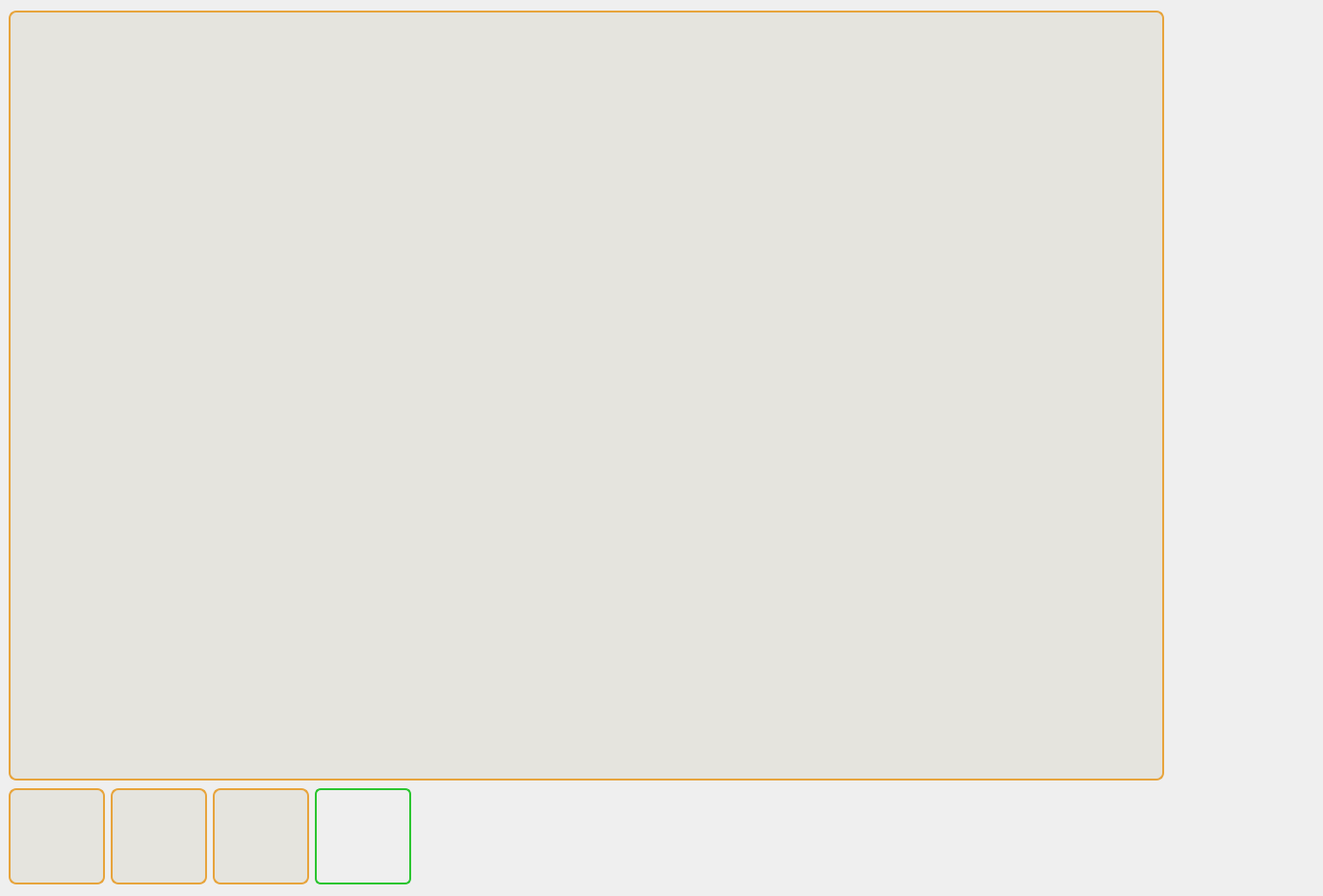
<?xml version="1.0" encoding="UTF-8"?>
<ui version="4.0">
 <class>WidgetComplexInterface</class>
 <widget class="QWidget" name="WidgetComplexInterface">
  <property name="geometry">
   <rect>
    <x>0</x>
    <y>0</y>
    <width>1374</width>
    <height>931</height>
   </rect>
  </property>
  <property name="sizePolicy">
   <sizepolicy hsizetype="Preferred" vsizetype="Minimum">
    <horstretch>0</horstretch>
    <verstretch>0</verstretch>
   </sizepolicy>
  </property>
  <property name="maximumSize">
   <size>
    <width>16777215</width>
    <height>16777215</height>
   </size>
  </property>
  <property name="windowTitle">
   <string>Лазерный уничтожитель</string>
  </property>
  <property name="styleSheet">
   <string notr="true">/*
QWidget
{
border: 2px solid line black;
	border-color: rgb(38, 255, 38);
}
*/

QStackedWidget
{
border: 0px solid line black;
}</string>
  </property>
  <layout class="QGridLayout" name="gridLayout_2">
   <property name="leftMargin">
    <number>0</number>
   </property>
   <property name="topMargin">
    <number>0</number>
   </property>
   <property name="rightMargin">
    <number>0</number>
   </property>
   <property name="bottomMargin">
    <number>0</number>
   </property>
   <property name="spacing">
    <number>0</number>
   </property>
   <item row="0" column="0">
    <widget class="QStackedWidget" name="stackedWidget">
     <property name="styleSheet">
      <string notr="true"/>
     </property>
     <property name="currentIndex">
      <number>1</number>
     </property>
     <widget class="QWidget" name="page">
      <layout class="QGridLayout" name="gridLayout_6">
       <item row="0" column="0">
        <layout class="QGridLayout" name="gridLayout">
         <property name="spacing">
          <number>2</number>
         </property>
         <item row="1" column="1">
          <widget class="QStackedWidget" name="widgetStackedMainControl">
           <property name="sizePolicy">
            <sizepolicy hsizetype="Preferred" vsizetype="Preferred">
             <horstretch>0</horstretch>
             <verstretch>0</verstretch>
            </sizepolicy>
           </property>
           <property name="maximumSize">
            <size>
             <width>800</width>
             <height>360</height>
            </size>
           </property>
           <property name="styleSheet">
            <string notr="true">QStackedWidget
{
border: 0px solid line;
border-color: green;
}</string>
           </property>
           <property name="currentIndex">
            <number>1</number>
           </property>
           <widget class="QWidget" name="page_5">
            <layout class="QGridLayout" name="gridLayout_3">
             <item row="0" column="0">
              <layout class="QHBoxLayout" name="layoutControlBlock">
               <property name="spacing">
                <number>1</number>
               </property>
              </layout>
             </item>
            </layout>
           </widget>
           <widget class="QWidget" name="page_6">
            <layout class="QGridLayout" name="gridLayout_5">
             <item row="0" column="0" colspan="2">
              <layout class="QHBoxLayout" name="horizontalLayout_2">
               <item>
                <widget class="WidgetBlockStatus" name="widget_2" native="true">
                 <property name="sizePolicy">
                  <sizepolicy hsizetype="Preferred" vsizetype="Preferred">
                   <horstretch>0</horstretch>
                   <verstretch>0</verstretch>
                  </sizepolicy>
                 </property>
                 <property name="minimumSize">
                  <size>
                   <width>0</width>
                   <height>30</height>
                  </size>
                 </property>
                </widget>
               </item>
               <item>
                <widget class="QPushButton" name="butToMainControl">
                 <property name="sizePolicy">
                  <sizepolicy hsizetype="Maximum" vsizetype="Maximum">
                   <horstretch>0</horstretch>
                   <verstretch>0</verstretch>
                  </sizepolicy>
                 </property>
                 <property name="minimumSize">
                  <size>
                   <width>0</width>
                   <height>30</height>
                  </size>
                 </property>
                 <property name="styleSheet">
                  <string notr="true">QPushButton
{
	background-color: rgba(209, 192, 34, 60);
    border: 2px solid line;
    border-radius: 6px;
   
	border-color: rgb(214, 136, 41);
}

QPushButton:pressed
{
    background-color: rgba(209, 142, 34, 110);
    border: 4px solid line;
    border-radius: 6px;
   
	
	border-color: rgb(171, 86, 38);
}</string>
                 </property>
                 <property name="text">
                  <string>Работа</string>
                 </property>
                </widget>
               </item>
              </layout>
             </item>
             <item row="1" column="0" colspan="2">
              <layout class="QGridLayout" name="layoutControlTable">
               <property name="spacing">
                <number>2</number>
               </property>
              </layout>
             </item>
            </layout>
           </widget>
          </widget>
         </item>
         <item row="1" column="0">
          <widget class="LabelActiveImage" name="labelCameraZoom">
           <property name="sizePolicy">
            <sizepolicy hsizetype="MinimumExpanding" vsizetype="MinimumExpanding">
             <horstretch>0</horstretch>
             <verstretch>0</verstretch>
            </sizepolicy>
           </property>
           <property name="minimumSize">
            <size>
             <width>400</width>
             <height>200</height>
            </size>
           </property>
           <property name="maximumSize">
            <size>
             <width>800</width>
             <height>400</height>
            </size>
           </property>
           <property name="styleSheet">
            <string notr="true">QLabel
{
  border: 2px solid line;
	border-color: rgb(231, 164, 60);
  
border-radius: 8px;

	background-color: rgba(173, 164, 123, 37);
}</string>
           </property>
           <property name="text">
            <string/>
           </property>
           <property name="pixmap">
            <pixmap>:/newPrefix/Background.png</pixmap>
           </property>
           <property name="scaledContents">
            <bool>true</bool>
           </property>
           <property name="margin">
            <number>3</number>
           </property>
          </widget>
         </item>
         <item row="0" column="1">
          <widget class="LabelActiveImage" name="labelCameraThermal">
           <property name="sizePolicy">
            <sizepolicy hsizetype="MinimumExpanding" vsizetype="MinimumExpanding">
             <horstretch>0</horstretch>
             <verstretch>0</verstretch>
            </sizepolicy>
           </property>
           <property name="minimumSize">
            <size>
             <width>200</width>
             <height>200</height>
            </size>
           </property>
           <property name="maximumSize">
            <size>
             <width>800</width>
             <height>400</height>
            </size>
           </property>
           <property name="styleSheet">
            <string notr="true">QLabel
{
  border: 2px solid line;
	border-color: rgb(231, 164, 60);
  
border-radius: 8px;

	background-color: rgba(173, 164, 123, 37);
}</string>
           </property>
           <property name="text">
            <string/>
           </property>
           <property name="pixmap">
            <pixmap>C:/STORAGE/Yandex.Disk/PICTURES/ImagesToPrograms/Background.png</pixmap>
           </property>
           <property name="scaledContents">
            <bool>true</bool>
           </property>
           <property name="margin">
            <number>3</number>
           </property>
          </widget>
         </item>
         <item row="0" column="0">
          <widget class="LabelActiveImage" name="labelCameraFast">
           <property name="sizePolicy">
            <sizepolicy hsizetype="MinimumExpanding" vsizetype="MinimumExpanding">
             <horstretch>0</horstretch>
             <verstretch>0</verstretch>
            </sizepolicy>
           </property>
           <property name="minimumSize">
            <size>
             <width>200</width>
             <height>200</height>
            </size>
           </property>
           <property name="maximumSize">
            <size>
             <width>800</width>
             <height>400</height>
            </size>
           </property>
           <property name="styleSheet">
            <string notr="true">QLabel
{
  border: 2px solid line;
	border-color: rgb(231, 164, 60);
  
border-radius: 8px;

	background-color: rgba(173, 164, 123, 37);
}</string>
           </property>
           <property name="text">
            <string/>
           </property>
           <property name="pixmap">
            <pixmap>:/newPrefix/Background.png</pixmap>
           </property>
           <property name="scaledContents">
            <bool>true</bool>
           </property>
           <property name="margin">
            <number>3</number>
           </property>
           <property name="indent">
            <number>-1</number>
           </property>
          </widget>
         </item>
        </layout>
       </item>
      </layout>
     </widget>
     <widget class="QWidget" name="page_3">
      <layout class="QGridLayout" name="gridLayout_4">
       <item row="1" column="1">
        <widget class="LabelActiveImage" name="labelMiniCameraZoom">
         <property name="sizePolicy">
          <sizepolicy hsizetype="MinimumExpanding" vsizetype="MinimumExpanding">
           <horstretch>0</horstretch>
           <verstretch>0</verstretch>
          </sizepolicy>
         </property>
         <property name="maximumSize">
          <size>
           <width>100</width>
           <height>100</height>
          </size>
         </property>
         <property name="styleSheet">
          <string notr="true">QLabel
{
  border: 2px solid line;
	border-color: rgb(231, 164, 60);
  
border-radius: 8px;

	background-color: rgba(173, 164, 123, 37);
}</string>
         </property>
         <property name="text">
          <string/>
         </property>
        </widget>
       </item>
       <item row="1" column="3">
        <widget class="QWidget" name="widget" native="true">
         <property name="sizePolicy">
          <sizepolicy hsizetype="MinimumExpanding" vsizetype="MinimumExpanding">
           <horstretch>0</horstretch>
           <verstretch>0</verstretch>
          </sizepolicy>
         </property>
         <property name="maximumSize">
          <size>
           <width>100</width>
           <height>100</height>
          </size>
         </property>
         <property name="styleSheet">
          <string notr="true">QWidget
{
border: 2px solid line green;
	border-color: rgb(43, 197, 48);
border-radius: 6px;
}</string>
         </property>
        </widget>
       </item>
       <item row="1" column="2">
        <widget class="LabelActiveImage" name="labelMiniCameraThermal">
         <property name="sizePolicy">
          <sizepolicy hsizetype="MinimumExpanding" vsizetype="MinimumExpanding">
           <horstretch>0</horstretch>
           <verstretch>0</verstretch>
          </sizepolicy>
         </property>
         <property name="maximumSize">
          <size>
           <width>100</width>
           <height>100</height>
          </size>
         </property>
         <property name="styleSheet">
          <string notr="true">QLabel
{
  border: 2px solid line;
	border-color: rgb(231, 164, 60);
  
border-radius: 8px;

	background-color: rgba(173, 164, 123, 37);
}</string>
         </property>
         <property name="text">
          <string/>
         </property>
        </widget>
       </item>
       <item row="0" column="0" colspan="5">
        <widget class="LabelActiveImage" name="labelCameraBig">
         <property name="sizePolicy">
          <sizepolicy hsizetype="MinimumExpanding" vsizetype="MinimumExpanding">
           <horstretch>0</horstretch>
           <verstretch>0</verstretch>
          </sizepolicy>
         </property>
         <property name="minimumSize">
          <size>
           <width>1000</width>
           <height>0</height>
          </size>
         </property>
         <property name="maximumSize">
          <size>
           <width>1200</width>
           <height>800</height>
          </size>
         </property>
         <property name="styleSheet">
          <string notr="true">QLabel
{
  border: 2px solid line;
	border-color: rgb(231, 164, 60);
  
border-radius: 8px;

	background-color: rgba(173, 164, 123, 37);
}</string>
         </property>
         <property name="text">
          <string/>
         </property>
        </widget>
       </item>
       <item row="1" column="0">
        <widget class="LabelActiveImage" name="labelMiniCameraFast">
         <property name="sizePolicy">
          <sizepolicy hsizetype="MinimumExpanding" vsizetype="MinimumExpanding">
           <horstretch>0</horstretch>
           <verstretch>0</verstretch>
          </sizepolicy>
         </property>
         <property name="maximumSize">
          <size>
           <width>100</width>
           <height>100</height>
          </size>
         </property>
         <property name="styleSheet">
          <string notr="true">QLabel
{
  border: 2px solid line;
	border-color: rgb(231, 164, 60);
  
border-radius: 8px;

	background-color: rgba(173, 164, 123, 37);
}</string>
         </property>
         <property name="text">
          <string/>
         </property>
        </widget>
       </item>
       <item row="0" column="5" rowspan="2">
        <layout class="QVBoxLayout" name="layoutControlBlockBigPanel"/>
       </item>
      </layout>
     </widget>
    </widget>
   </item>
  </layout>
 </widget>
 <customwidgets>
  <customwidget>
   <class>LabelActiveImage</class>
   <extends>QLabel</extends>
   <header location="global">label_active_image.h</header>
  </customwidget>
  <customwidget>
   <class>WidgetBlockStatus</class>
   <extends>QWidget</extends>
   <header location="global">widget_block_status.h</header>
   <container>1</container>
  </customwidget>
 </customwidgets>
 <resources>
  <include location="Images.qrc"/>
 </resources>
 <connections/>
</ui>
